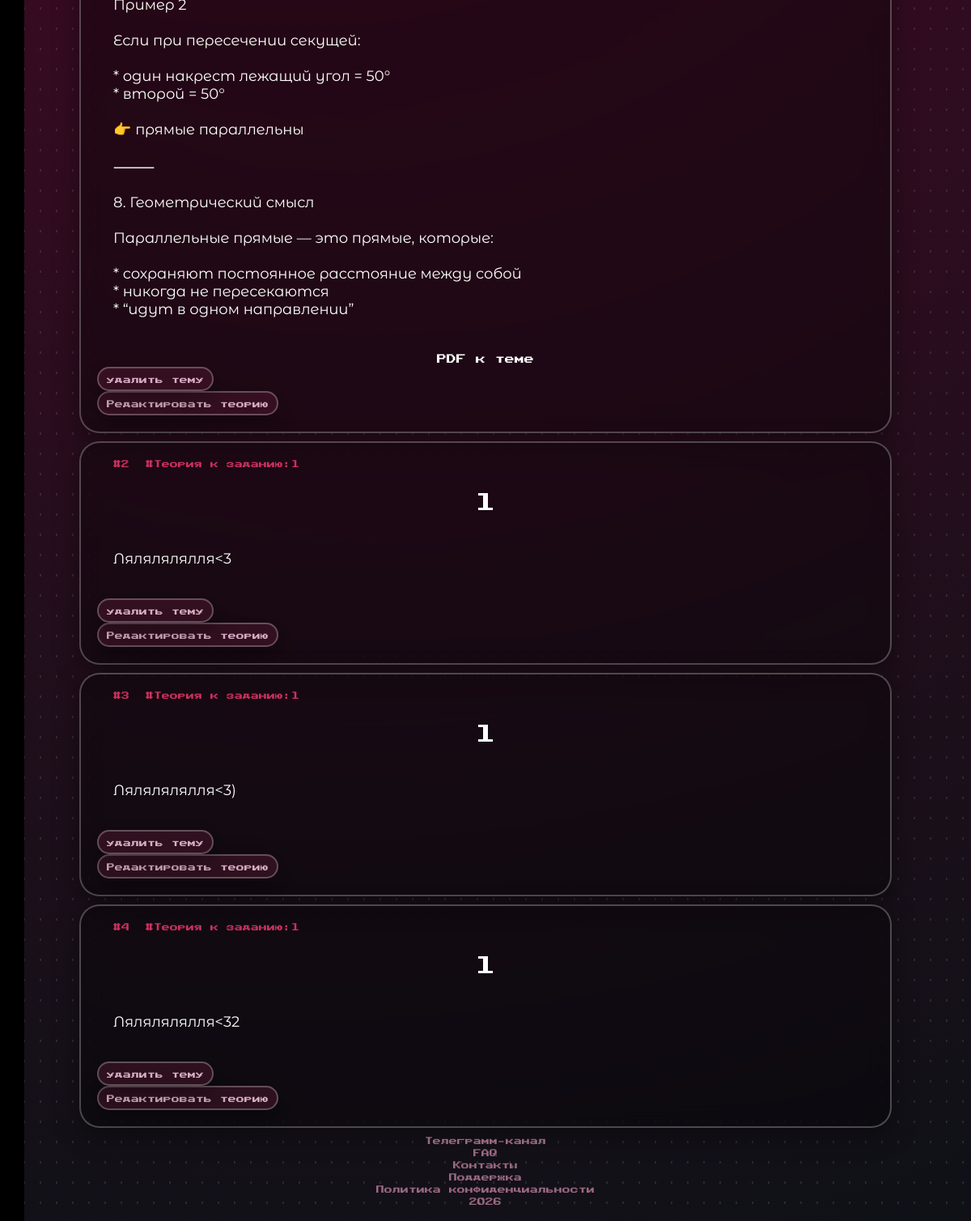
Page /theory (signed in, lower part) on the earlier database version.
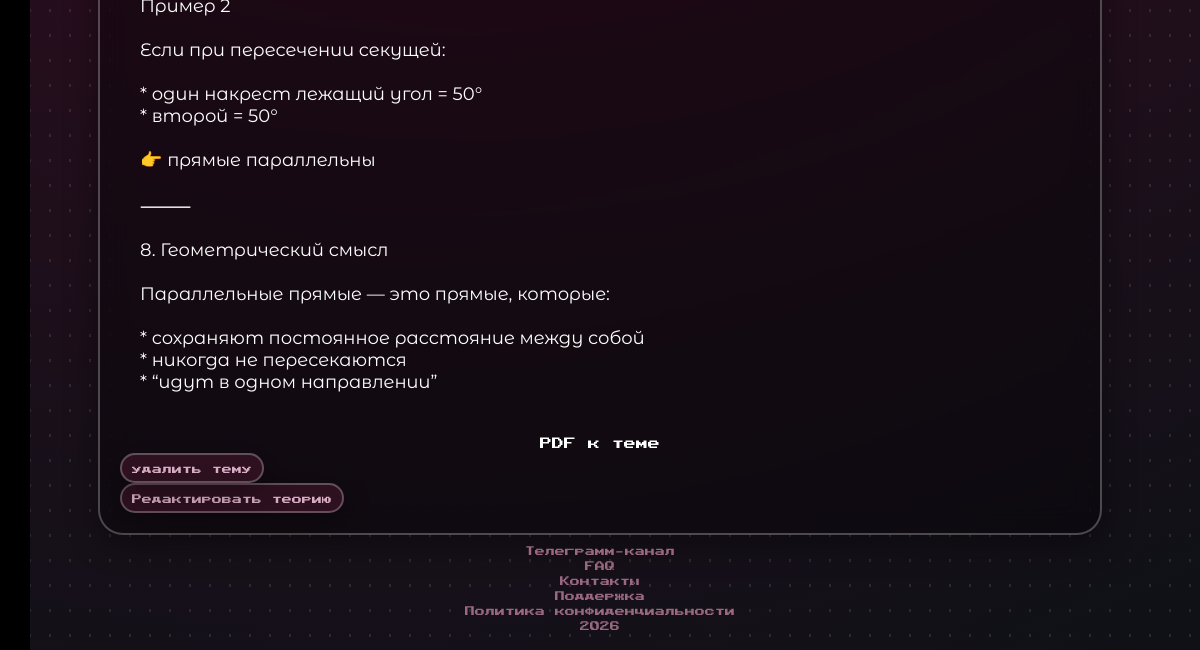
Same page on the later database version.
### tables this page shows
CREATE TABLE theory_table(
            block_id INTEGER PRIMARY KEY,
            title TEXT,
            task_number INTEGER,
            text TEXT,
            pdf_path TEXT
        );

### routes/theory.py (the view)
@theory_bp.route('/theory')
@regs_only
def theory():
    conn = get_db()
    cur = conn.cursor()
    cur.execute('SELECT block_id, title, task_number, text, pdf_path FROM theory_table')
    blocks = cur.fetchall()
    conn.close()
    return render_template('theory.html', blocks=blocks)

### database.py (called while the page is built)
def get_db():
    conn = sqlite3.connect(DATABASE)
    conn.row_factory = sqlite3.Row
    return conn

### templates/theory.html (shortened to what this page needs)
<!DOCTYPE html>
<html lang="en">
    <head>
        <link rel="stylesheet" href="{{ url_for('static', filename='css/style.css') }}">
    </head>
    <body>
        {% for block in blocks %}
            <div class="task">
                <div class="tasksClasses">
                    <p class="classification">#{{block['block_id']}}</p>
                    <p class="classification">#Теория к заданию:{{block['task_number']}}</p>
                </div>
                <p class="heading h2heading">{{block['title']}}</h3>
                <p class="taskText">{{block['text']}}</p>
                {% if block['pdf_path'] %}
                    <a class="heading lighttext" style="font-size:12px" href="{{block['pdf_path']}}" target="_blank">PDF к теме</a>
                {% endif %}
                {% if session.get('role')=='admin' %}
                    <form method="POST" action="/delete_theory/{{block['block_id']}}">
                        <button class="buttons lightBox main_Thing" onclick="return confirm('Удалить тему?')" type="submit">удалить тему</button>
                    </form>
                    <button class="buttons lightBox main_Thing" onclick="editTheory(this)"
                        data-id="{{block['block_id']}}"
                        data-title="{{block['title']}}"
                        data-task="{{block['task_number']}}"
                        data-text="{{block['text']}}"
                    >Редактировать теорию</button>
                {%endif%}
            </div>
        {% endfor %}
        <ul class="smallInfo">
            <li><a href="https://t.me/karznl">Телеграмм-канал</a></li>
            <li><a href="/">FAQ</a></li>
            <li><button class="textButton" onclick="openContacts()">Контакты</button></li>
            <li><a href="/">Поддержка</a></li>
            <li><a href="{{url_for('main.privacypolicy')}}">Политика конфиденциальности</a></li>
            <li>2026</li>
        </ul>
        <div class="sidebar" id="sidebar">
                <ul class="listThings">
                <li><a href="{{url_for('main.home')}}" class="lighttext sidebar_text">Основная страница</a></li>
                <li><a href="{{url_for('tasks.tasks')}}" class="lighttext sidebar_text">Банк заданий</a></li>
                <li><a href="{{url_for('tasks.tests')}}" class="lighttext sidebar_text">Варианты уровня ЕГЭ</a></li>
                <li><a href="{{url_for('tasks.mistakes')}}" class="lighttext sidebar_text">Работа над ошибками</a></li>
                <li><a href="{{url_for('tasks.statistics')}}" class="lighttext sidebar_text">Статистика</a></li>
                <li><a href="{{url_for('auth.logout')}}" class="lighttext sidebar_text">Выход</a></li>
            </ul>
        </div>
    </body>
</html>

Differences in the rows shown:
removed theory_table: block_id "2", task_number "1", title "1", text "Лялялялялля<3"
removed theory_table: block_id "3", task_number "1", title "1", text "Лялялялялля<3)"
removed theory_table: block_id "4", task_number "1", title "1", text "Лялялялялля<32"
